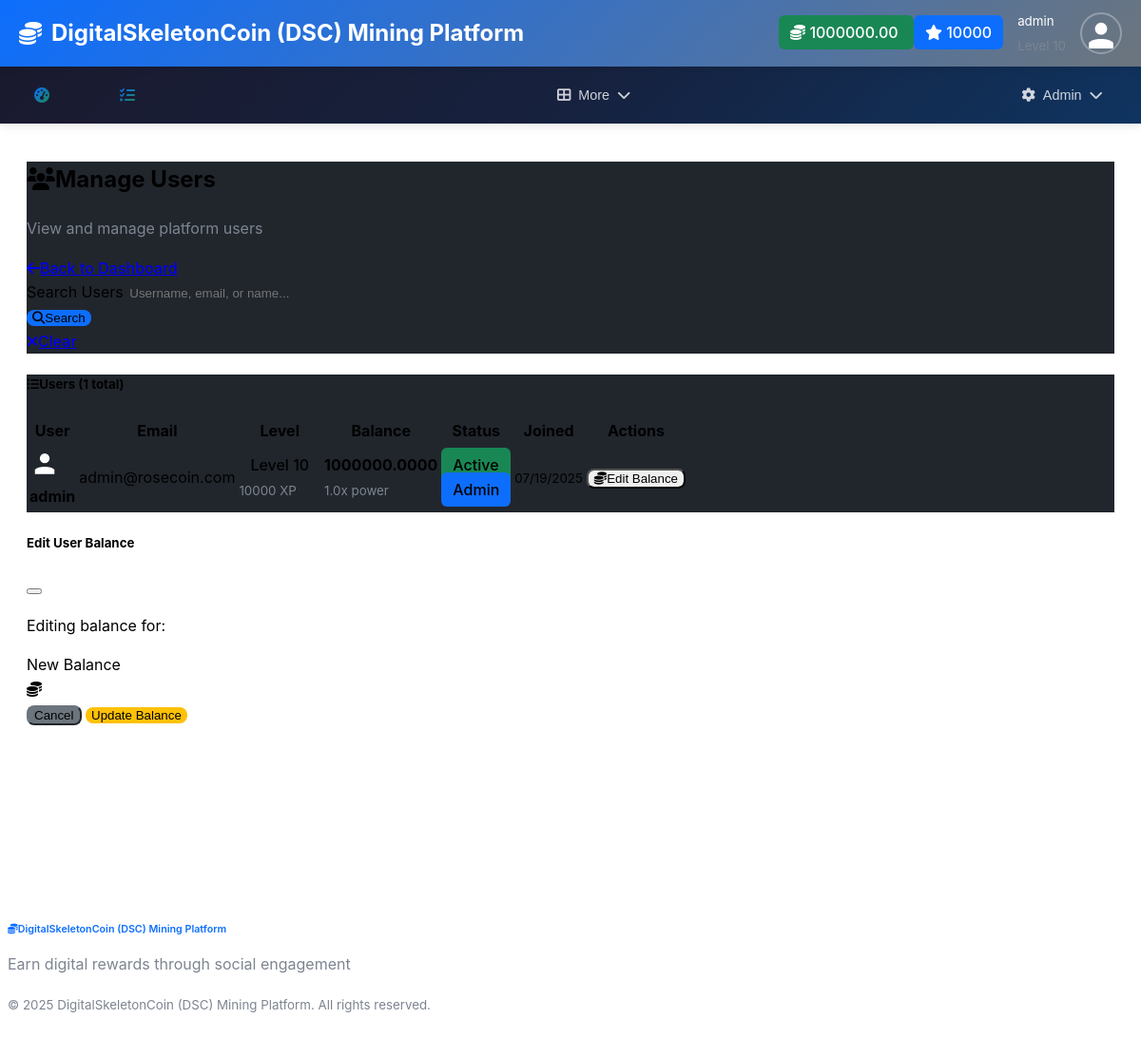
Before: /admin/users (signed in) with the older database file.
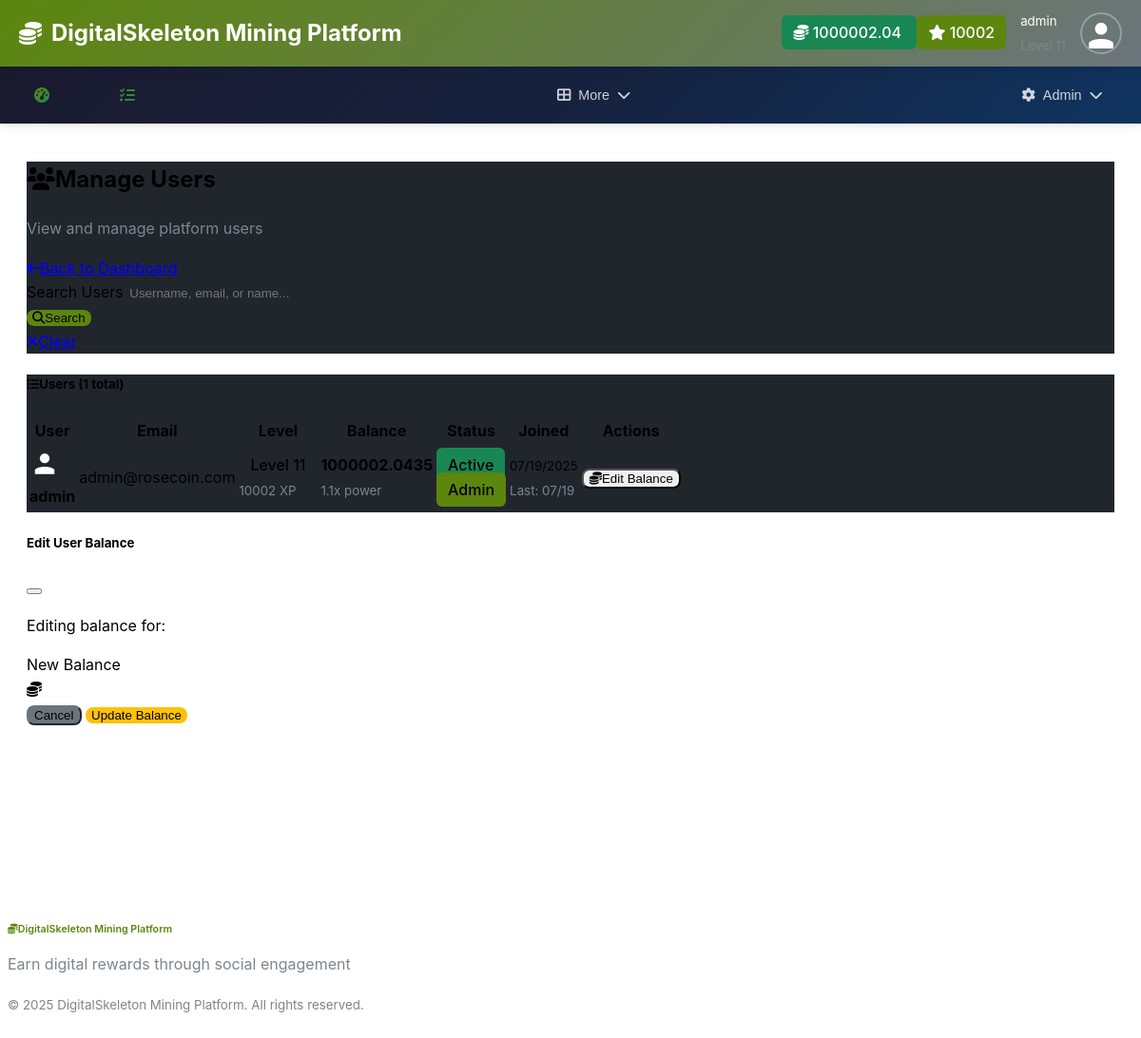
After: the same page with the newer database file.
### models/settings.py (models this page shows, shortened)
class AppSettings(db.Model):
    id = db.Column(db.Integer, primary_key=True)
    app_name = db.Column(db.String(100), default='DigitalSkeletonCoin (DSC) Mining Platform')
    app_description = db.Column(db.Text, default='A gamified cryptocurrency mining platform')
    app_logo = db.Column(db.String(200))  # URL or path to logo
    primary_color = db.Column(db.String(7), default='#0d6efd')  # Bootstrap primary
    secondary_color = db.Column(db.String(7), default='#6c757d')  # Bootstrap secondary
    success_color = db.Column(db.String(7), default='#198754')  # Bootstrap success
    warning_color = db.Column(db.String(7), default='#ffc107')  # Bootstrap warning
    danger_color = db.Column(db.String(7), default='#dc3545')  # Bootstrap danger
    smtp_server = db.Column(db.String(100))
    smtp_port = db.Column(db.Integer, default=587)
    smtp_username = db.Column(db.String(100))
    smtp_password = db.Column(db.String(200))
    smtp_use_tls = db.Column(db.Boolean, default=True)
    smtp_from_email = db.Column(db.String(100))
    smtp_from_name = db.Column(db.String(100))
    contact_email = db.Column(db.String(100))
    support_email = db.Column(db.String(100))
    twitter_url = db.Column(db.String(200))
    telegram_url = db.Column(db.String(200))
    discord_url = db.Column(db.String(200))
    maintenance_mode = db.Column(db.Boolean, default=False)
    maintenance_message = db.Column(db.Text)
    max_upload_size = db.Column(db.Integer, default=5)  # MB
    session_timeout = db.Column(db.Integer, default=30)  # days
    updated_by = db.Column(db.Integer, db.ForeignKey('user.id'))
    updated_at = db.Column(db.DateTime, default=datetime.utcnow, onupdate=datetime.utcnow)
    @classmethod
    def get_settings(cls):
        settings = cls.query.first()
        if not settings:
            settings = cls()
            db.session.add(settings)
            db.session.commit()
        return settings

### models/user.py (models this page shows, shortened)
class User(UserMixin, db.Model):
    id = db.Column(db.Integer, primary_key=True)
    username = db.Column(db.String(64), unique=True, nullable=False)
    email = db.Column(db.String(120), unique=True, nullable=False)
    password_hash = db.Column(db.String(256))
    first_name = db.Column(db.String(64))
    last_name = db.Column(db.String(64))
    balance = db.Column(db.Float, default=0.0)
    xp = db.Column(db.Integer, default=0)
    level = db.Column(db.Integer, default=1)
    mining_power = db.Column(db.Float, default=1.0)
    is_active = db.Column(db.Boolean, default=True)
    is_admin = db.Column(db.Boolean, default=False)
    email_verified = db.Column(db.Boolean, default=True)  # Auto-verified, no verification needed
    created_at = db.Column(db.DateTime, default=datetime.utcnow)
    last_login = db.Column(db.DateTime)
    last_mining = db.Column(db.DateTime)
    daily_mission_date = db.Column(db.Date)
    daily_missions_completed = db.Column(db.Integer, default=0)
    referral_code = db.Column(db.String(16), unique=True)
    referred_by = db.Column(db.Integer, db.ForeignKey('user.id'))
    wallet_address = db.Column(db.String(200))
    wallet_type = db.Column(db.String(50))  # 'paypal', 'bank', 'crypto'
    profile_image = db.Column(db.String(255))  # path to profile image
    mining_sessions = db.relationship('MiningSession', backref='user', lazy='dynamic')
    task_completions = db.relationship('TaskCompletion', foreign_keys='TaskCompletion.user_id', backref='user', lazy='dynamic')
    task_reviews = db.relationship('TaskCompletion', foreign_keys='TaskCompletion.reviewed_by', backref='task_reviewer', lazy='dynamic')
    withdrawals = db.relationship('Withdrawal', foreign_keys='Withdrawal.user_id', backref='user', lazy='dynamic')
    withdrawal_reviews = db.relationship('Withdrawal', foreign_keys='Withdrawal.reviewed_by', backref='withdrawal_reviewer', lazy='dynamic')
    airdrop_participations = db.relationship('AirdropParticipation', backref='user', lazy='dynamic')
    def get_profile_image_url(self):
        if self.profile_image:
            if self.profile_image.startswith('default-avatar-'):
                return f"/static/images/{self.profile_image}"
            else:
                return f"/static/uploads/profiles/{self.profile_image}"
        return "/static/images/default-avatar.svg"
    @property
    def profile_image_url(self):
        return self.get_profile_image_url()
    @property
    def avatar_url(self):
        return self.get_profile_image_url()

### core/admin.py (the view, shortened to what this page needs)
@admin_bp.route('/users')
@login_required
@admin_required
def users():
    page = request.args.get('page', 1, type=int)
    search = request.args.get('search', '')
    query = User.query
    users = query.order_by(User.created_at.desc()).paginate(
        page=page, per_page=20, error_out=False
    )
    return render_template('admin/users.html', users=users, search=search)

### app.py (called while the page is built, shortened)
@login_manager.user_loader
def load_user(user_id):
    from models.user import User
    return User.query.get(int(user_id))

@app.before_request
def check_maintenance_mode():
    from flask import current_app
    from models.settings import AppSettings
    if request.endpoint and request.endpoint.startswith('static'):
        return
    if request.endpoint in ['auth.login', 'auth.logout']:
        return
    if request.endpoint and request.endpoint.startswith('admin.') and current_user.is_authenticated and current_user.is_admin:
        return

@app.context_processor
def inject_app_settings():
    from models.settings import AppSettings
    return dict(app_settings=AppSettings.get_settings())

### core/admin.py (called while the page is built)
def admin_required(f):
    @wraps(f)
    def decorated_function(*args, **kwargs):
        if not current_user.is_authenticated or not current_user.is_admin:
            flash('Access denied. Admin privileges required.', 'error')
            return redirect(url_for('index'))
        return f(*args, **kwargs)
    return decorated_function

### templates/admin/users.html (shortened to what the changed rows need)
{% extends "base.html" %}
{% block content %}
<div class="container">
    <div class="row mb-4">
        <div class="col-12">
            <div class="card border-0 shadow">
                <div class="card-body">
                    <div class="d-flex justify-content-between align-items-center">
                        <div>
                            <h2><i class="fas fa-users me-2"></i>Manage Users</h2>
                        </div>
                    </div>
                </div>
            </div>
        </div>
    </div>
    <div class="row">
        <div class="col-12">
            <div class="card border-0 shadow">
                <div class="card-body">
                    {% if users.items %}
                    <div class="table-responsive">
                        <table class="table table-hover">
                            <thead>
                                <tr>
                                    <th>User</th>
                                    <th>Email</th>
                                    <th>Level</th>
                                    <th>Balance</th>
                                    <th>Status</th>
                                    <th>Joined</th>
                                    <th>Actions</th>
                                </tr>
                            </thead>
                            <tbody>
                                {% for user in users.items %}
                                <tr>
                                    <td>
                                        <div class="d-flex align-items-center">
                                            <img src="{{ user.avatar_url }}" alt="Avatar" class="rounded-circle me-2" width="32" height="32">
                                            <div>
                                                <strong>{{ user.username }}</strong>
                                            </div>
                                        </div>
                                    </td>
                                    <td>{{ user.email }}</td>
                                    <td>
                                        <span class="badge bg-info">Level {{ user.level }}</span>
                                        <br><small class="text-muted">{{ user.xp }} XP</small>
                                    </td>
                                    <td>
                                        <strong class="text-warning">{{ "%.4f"|format(user.balance) }}</strong>
                                        <br><small class="text-muted">{{ "%.1f"|format(user.mining_power) }}x power</small>
                                    </td>
                                    <td>
                                        {% if user.is_active %}
                                        <span class="badge bg-success">Active</span>
                                        {% else %}
                                        <span class="badge bg-danger">Inactive</span>
                                        {% endif %}
                                        {% if user.is_admin %}
                                        <br><span class="badge bg-primary">Admin</span>
                                        {% endif %}
                                    </td>
                                    <td>
                                        <small>{{ user.created_at.strftime('%m/%d/%Y') }}</small>
                                        {% if user.last_login %}
                                        <br><small class="text-muted">Last: {{ user.last_login.strftime('%m/%d') }}</small>
                                        {% endif %}
                                    </td>
                                    <td>
                                        <div class="btn-group-vertical btn-group-sm" role="group">
                                            <button type="button" class="btn btn-outline-warning btn-sm"
                                                    data-bs-toggle="modal" data-bs-target="#editBalanceModal"
                                                    onclick="setEditBalance({{ user.id }}, '{{ user.username }}', {{ user.balance }})">
                                                <i class="fas fa-coins me-1"></i>Edit Balance
                                            </button>
                                        </div>
                                    </td>
                                </tr>
                                {% endfor %}
                            </tbody>
                        </table>
                    </div>
                    {% else %}
                    <div class="text-center py-5">
                        <i class="fas fa-users text-muted mb-3" style="font-size: 3rem;"></i>
                        <h5>No Users Found</h5>
                        <p class="text-muted">No users match your search criteria.</p>
                    </div>
                    {% endif %}
                </div>
            </div>
        </div>
    </div>
</div>
{% endblock %}

### templates/base.html (shortened to what this page needs)
<!DOCTYPE html>
<html lang="en" data-bs-theme="dark">
<head>
    <link href="https://cdn.replit.com/agent/bootstrap-agent-dark-theme.min.css" rel="stylesheet">
    <link rel="stylesheet" href="https://cdnjs.cloudflare.com/ajax/libs/font-awesome/6.4.0/css/all.min.css">
    <link rel="stylesheet" href="{{ url_for('static', filename='css/style.css') }}">
</head>
<body>
    <header class="app-header">
        <a href="{{ url_for('index') }}" class="brand">
            <i class="fas fa-coins"></i>
            {{ app_settings.app_name }}
        </a>
        {% if current_user.is_authenticated %}
        <div class="user-info">
            <div class="d-flex align-items-center gap-2">
                <span class="badge bg-success">
                    <i class="fas fa-coins"></i> {{ "%.2f"|format(current_user.balance) }}
                </span>
                <span class="badge bg-primary">
                    <i class="fas fa-star"></i> {{ current_user.xp }}
                </span>
            </div>
            <div class="username d-none d-md-block">
                <small>{{ current_user.username }}</small><br>
                <small class="text-muted">Level {{ current_user.level }}</small>
            </div>
            <img src="{{ current_user.profile_image_url }}"
                 alt="Profile" class="user-avatar">
        </div>
        {% endif %}
    </header>
    {% if current_user.is_authenticated %}
    <nav class="top-nav">
        <div class="nav-container">
            <div class="quick-nav">
                <a class="nav-link" href="{{ url_for('dashboard') }}">
                    <i class="fas fa-tachometer-alt"></i>
                </a>
                <a class="nav-link" href="{{ url_for('mining.mining_page') }}">
                </a>
                <a class="nav-link" href="{{ url_for('tasks.tasks_page') }}">
                    <i class="fas fa-tasks"></i>
                </a>
                <a class="nav-link" href="{{ url_for('promotions.promotions_dashboard') }}">
                </a>
            </div>
            <div class="nav-dropdown-menu">
                <button class="nav-dropdown-btn" id="main-menu-btn">
                    <i class="fas fa-th-large"></i>
                    <span>More</span>
                    <i class="fas fa-chevron-down"></i>
                </button>
            </div>
            {% if current_user.is_admin %}
            <div class="nav-dropdown-menu">
                <button class="nav-dropdown-btn" id="admin-menu-btn">
                    <i class="fas fa-cog"></i>
                    <span>Admin</span>
                    <i class="fas fa-chevron-down"></i>
                </button>
            </div>
            {% endif %}
        </div>
    </nav>
    {% endif %}
    <main class="main-content">
        <div class="container-fluid">
            {% block content %}{% endblock %}
        </div>
    </main>
    <footer class="app-footer">
        <div class="container text-center py-3">
            <h6 class="text-primary mb-2">
                <i class="fas fa-coins me-2"></i>{{ app_settings.app_name }}
            </h6>
            <p class="text-muted small mb-2">
                Earn digital rewards through social engagement
            </p>
            <small class="text-muted">
                &copy; 2025 {{ app_settings.app_name }}. All rights reserved.
            </small>
        </div>
    </footer>
</body>
</html>

Changed rows visible on the page:
changed AppSettings: app_name "DigitalSkeletonCoin (DSC) Mining Platform" → "DigitalSkeleton Mining Platform"
changed User "admin": balance "1000000.00" → "1000002.04"; xp "10000" → "10002"; level "10" → "11"; balance "1000000.0000" → "1000002.0435"; mining_power "1.0" → "1.1"; last_login (not shown) → "07/19"
